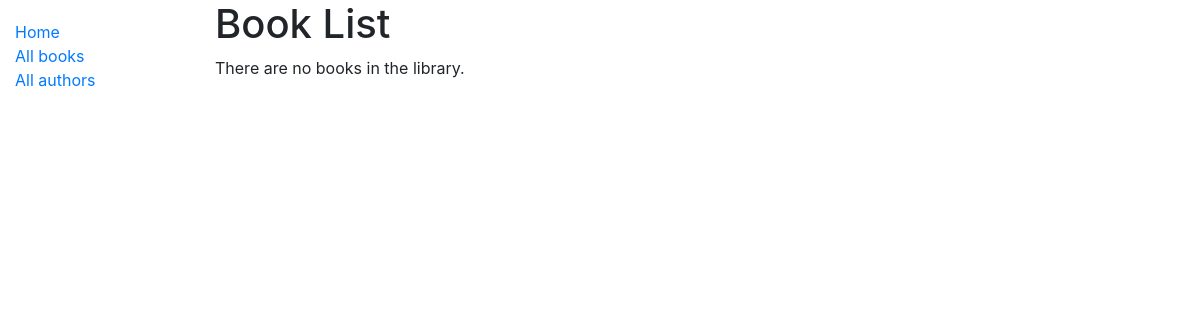
Before: /catalog/books/ with the older database file.
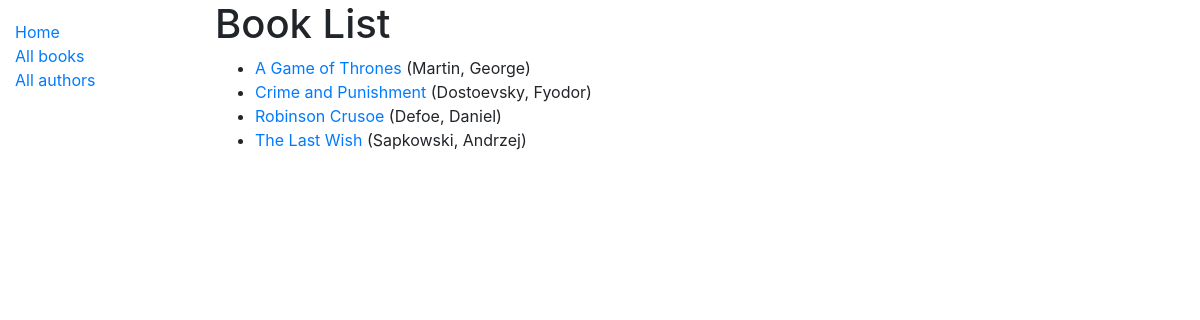
After: the same page with the newer database file.
### catalog/models.py (models this page shows, shortened)
class Book(models.Model):
    title = models.CharField(max_length=200)
    author = models.ForeignKey('Author', on_delete=models.SET_NULL, null=True)
    summary = models.TextField(max_length=1000, help_text='Enter a brief description of the book')
    isbn = models.CharField('ISBN', max_length=13, unique=True,
                            help_text='13 Character <a href=\
                            "https://www.isbn-international.org/content/what-isbn">ISBN number</a>')
    genre = models.ManyToManyField(Genre, help_text='Select a genre for this book')
    language_of_origin = models.ForeignKey('Language', on_delete=models.SET_NULL, null=True)
    class Meta:
        ordering = ['title']
    def display_genre(self):
        """Create a string for the Genre. This is required to display genre in Admin."""
        return ', '.join(genre.name for genre in self.genre.all()[:3])
    display_genre.short_description = 'Genre'
    def get_absolute_url(self):
        return reverse('book-detail', args=[str(self.id)])

class Author(models.Model):
    first_name = models.CharField(max_length=100)
    last_name = models.CharField(max_length=100)
    date_of_birth = models.DateField(null=True, blank=True)
    date_of_death = models.DateField('Died', null=True, blank=True)
    class Meta:
        ordering = ['last_name', 'first_name']
    def __str__(self):
        return f'{self.last_name}, {self.first_name}'

### catalog/views.py (the view)
# urls.py: path('books/', views.BookListView.as_view(), name='books'),
class BookListView(generic.ListView):
    model = Book
    paginate_by = 15
    context_object_name = 'book_list'  # default name
    template_name = 'catalog/book_list_.html'  # Specify your own template name/location
    def get_context_data(self, **kwargs):
        context = super(BookListView, self).get_context_data(**kwargs)
        context['list_end'] = 'This is the end of the list'
        return context

### catalog/templates/catalog/book_list_.html
{% extends "base_generic.html" %}
{% block content %}
    <h1>Book List</h1>
    {% if book_list %}
        <ul>
            {% for book in book_list %}
                <li>
                    <a href="{{ book.get_absolute_url }}">{{ book.title }}</a> ({{ book.author }})
                </li>
            {% endfor %}
        </ul>
    {% else %}
        <p>There are no books in the library.</p>
    {% endif %}
{% endblock %}

### catalog/templates/base_generic.html (shortened to what this page needs)
<!doctype html>
<html lang="en">
<head>
    <link rel="stylesheet"
          href="https://cdn.jsdelivr.net/npm/bootstrap@4.5.3/dist/css/bootstrap.min.css"
>
    {% load static %}
    <link rel="stylesheet" href="{% static 'css/styles.css' %}">
</head>
<body>
<div class="container-fluid">
    <div class="row">
        <div class="col-sm-2">
            {% block sidebar %}
                <ul class="sidebar-nav">
                    <li><a href="{% url 'index' %}">Home</a></li>
                    <li><a href="{% url 'books' %}">All books</a></li>
                    <li><a href="{% url 'authors' %}">All authors</a></li>
                </ul>
            {% endblock %}
        </div>
        <div class="col-sm-10 ">
            {% block content %}{% endblock %}
        </div>
    </div>
</div>
</body>
</html>

### catalog/static/css/styles.css (style rules this page uses)
.sidebar-nav { margin-top: 20px; padding: 0; list-style: none; }

Changed rows visible on the page:
added Book: title "A Game of Thrones", author "Martin, George"
added Book: title "Crime and Punishment", author "Dostoevsky, Fyodor"
added Book: title "Robinson Crusoe", author "Defoe, Daniel"
added Book: title "The Last Wish", author "Sapkowski, Andrzej"
Other visible differences:
text no longer shown: "There are no books in the library."
